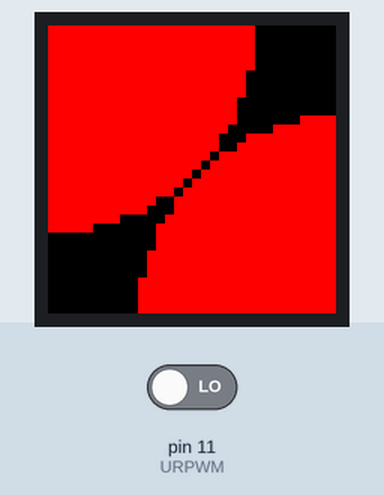
The sketch below on a simulated Arduino Uno, built with avr-gcc and run on an emulated ATmega328P. On the bench: 32×32 colour display. Inputs (shaded band) come from the test bench; at power-on: pin 11 (URPWM) LOW. What the sketch prints to the serial monitor is not drawn.

Above: at 1.2 s.

The sketch:

distance_led.ino
```cpp
// # Connection:
// #       Pin 1 VCC (URM V3.2) -> VCC (Arduino)
// #       Pin 2 GND (URM V3.2) -> GND (Arduino)
// #       Pin 4 PWM (URM V3.2) -> Pin 11 (Arduino)
// #       Pin 6 COMP/TRIG (URM V3.2) -> Pin 12 (Arduino)
// # Pin mode: PWM
// # Working Mode: PWM passive control mode.

#include <Adafruit_GFX.h>   // Core graphics library
#include <RGBmatrixPanel.h> // Hardware-specific library

#define CLK 8
#define OE  9
#define LAT 10
#define A   A0
#define B   A1
#define C   A2
#define D   A3


int URPWM = 11;        // PWM Output 0-25000us,every 50us represent 1cm
int URTRIG = 12;       // PWM trigger pin

unsigned int distance = 0;

int color = 0;

// Define the number of samples to keep track of.  The higher the number,
// the more the readings will be smoothed, but the slower the output will
// respond to the input.  Using a constant rather than a normal variable lets
// use this value to determine the size of the readings array.
const int numReadings = 10;

int readings[numReadings];      // the readings from the analog input
int readIndex = 0;              // the index of the current reading
int total = 0;                  // the running total
int average = 0;                // the average

uint8_t EnPwmCmd[4]={0x44,0x22,0xbb,0x01}; // distance measure command

RGBmatrixPanel matrix(A, B, C, D, CLK, LAT, OE, false);

void setup() {             // Serial initialization
    Serial.begin(9600);    // Sets the baud rate to 9600
    // initialize all the readings to 0:
    for (int thisReading = 0; thisReading < numReadings; thisReading++) {
      readings[thisReading] = 0;
    }
    PWM_Mode_Setup();
    matrix.begin();
}

void loop() {
  distance = PWM_Mode();
  // subtract the last reading:
  total = total - readings[readIndex];
  // read from the sensor:
  readings[readIndex] = distance;
  // add the reading to the total:
  total = total + readings[readIndex];
  // advance to the next position in the array:
  readIndex = readIndex + 1;

  // if we're at the end of the array...
  if (readIndex >= numReadings) {
    // ...wrap around to the beginning:
    readIndex = 0;
  }

  // calculate the average:
  average = total / numReadings;

  //Serial.println(distance);
  //Serial.println(average);
  // send it to the computer as ASCII digits
    matrix.fillCircle(0,0,22.5,matrix.ColorHSV(average * 10, 255, 255, true));
    matrix.fillCircle(matrix.width(),matrix.height(),22.5,matrix.ColorHSV(distance * 10, 255, 255, true));
  //matrix.drawRect(0,0,16,16,matrix.ColorHSV(average * 10, 255, 255, true));
  //matrix.fillScreen(matrix.ColorHSV(average * 10, 255, 255, true));
  delay(20);
}


void PWM_Mode_Setup(){
    pinMode(URTRIG,OUTPUT);       // A low pull on pin COMP/TRIG
    digitalWrite(URTRIG,HIGH);    // Set to HIGH

    pinMode(URPWM, INPUT);        // Sending Enable PWM mode command

    for (int i=0; i < 4; i++) {
        Serial.write(EnPwmCmd[i]);
    }
}

int PWM_Mode(){                   // a low pull on pin COMP/TRIG  triggering a sensor reading
    digitalWrite(URTRIG, LOW);
    digitalWrite(URTRIG, HIGH);   // reading Pin PWM will output pulses

    unsigned long DistanceMeasured=pulseIn(URPWM,LOW);

    if (DistanceMeasured==50000) { // the reading is invalid.
      return 0;
    } else {
        return DistanceMeasured/50; // every 50us low level stands for 1cm
    }
}
```
